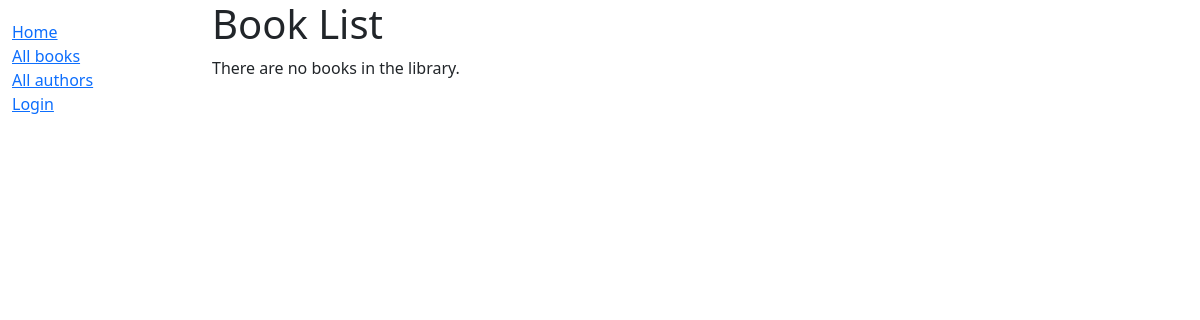
Page /catalog/books/ on the earlier database version.
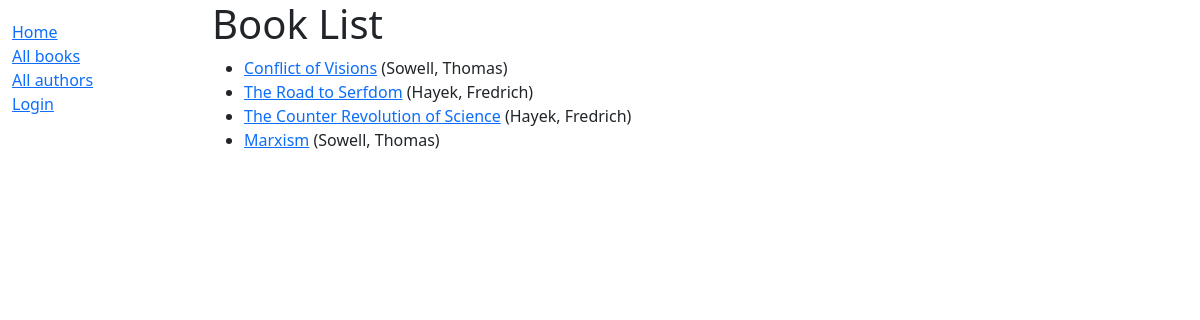
Same page on the later database version.
### catalog/models.py (models this page shows, shortened)
class Book(models.Model):
    title = models.CharField(max_length=200)
    author = models.ForeignKey(Author, on_delete=models.RESTRICT, null=True)
    summary = models.TextField(
        max_length=1000, help_text="Enter a brief description of the book")
    isbn = models.CharField('ISBN', max_length=13,
                            unique=True,
                            help_text='13 Character <a href="https://www.isbn-international.org/content/what-isbn'
                                    '">ISBN number</a>')
    genre = models.ManyToManyField(Genre, help_text="Select a genre for this book")
    language = models.ForeignKey(Language, on_delete=models.SET_NULL, null=True)
    def display_genre(self):
        """Create a string for the Genre. This is required to display genre in Admin."""
        return ', '.join(genre.name for genre in self.genre.all()[:3])
    display_genre.short_description = 'Genre'
    def get_absolute_url(self):
        return reverse('book-detail', args=[str(self.id)])

class Author(models.Model):
    first_name = models.CharField(max_length=100)
    last_name = models.CharField(max_length=100)
    date_of_birth = models.DateField(null=True, blank=True)
    date_of_death = models.DateField('Died', null=True, blank=True)
    class Meta:
        ordering = ['last_name', 'first_name']
    def __str__(self):
        return f'{self.last_name}, {self.first_name}'

### catalog/views.py (the view)
# urls.py: path('books/', views.BookListView.as_view(), name='books'),
class BookListView(generic.ListView):
    model = Book
    paginate_by = 10

### catalog/templates/catalog/book_list.html
{% extends "base_generic.html" %}
{% block content %}
  <h1>Book List</h1>
  {% if book_list %}
    <ul>
      {% for book in book_list %}
      <li>
        <a href="{{ book.get_absolute_url }}">{{ book.title }}</a>
        ({{book.author}})
      </li>
      {% endfor %}
    </ul>
  {% else %}
    <p>There are no books in the library.</p>
  {% endif %}
{% endblock %}

Differences in the rows shown:
added Book: title "Conflict of Visions", author "Sowell, Thomas"
added Book: title "The Road to Serfdom", author "Hayek, Fredrich"
added Book: title "The Counter Revolution of Science", author "Hayek, Fredrich"
added Book: title "Marxism", author "Sowell, Thomas"
Other differences:
text no longer shown: "There are no books in the library."
